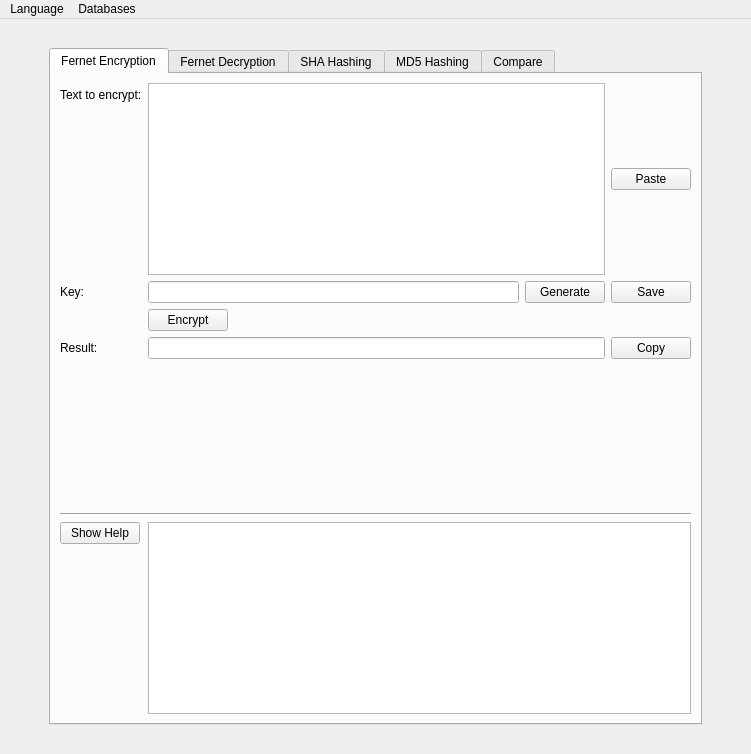
<?xml version="1.0" encoding="UTF-8"?>
<ui version="4.0">
 <class>MainWindow</class>
 <widget class="QMainWindow" name="MainWindow">
  <property name="windowModality">
   <enum>Qt::NonModal</enum>
  </property>
  <property name="geometry">
   <rect>
    <x>0</x>
    <y>0</y>
    <width>751</width>
    <height>754</height>
   </rect>
  </property>
  <property name="windowTitle">
   <string>MainWindow</string>
  </property>
  <property name="windowOpacity">
   <double>1.000000000000000</double>
  </property>
  <property name="autoFillBackground">
   <bool>false</bool>
  </property>
  <property name="windowFilePath">
   <string/>
  </property>
  <property name="toolButtonStyle">
   <enum>Qt::ToolButtonIconOnly</enum>
  </property>
  <property name="documentMode">
   <bool>false</bool>
  </property>
  <property name="tabShape">
   <enum>QTabWidget::Rounded</enum>
  </property>
  <property name="dockNestingEnabled">
   <bool>false</bool>
  </property>
  <property name="unifiedTitleAndToolBarOnMac">
   <bool>true</bool>
  </property>
  <widget class="QWidget" name="centralwidget">
   <layout class="QGridLayout" name="gridLayout_3">
    <item row="1" column="0">
     <spacer name="horizontalSpacer">
      <property name="orientation">
       <enum>Qt::Horizontal</enum>
      </property>
      <property name="sizeHint" stdset="0">
       <size>
        <width>40</width>
        <height>20</height>
       </size>
      </property>
     </spacer>
    </item>
    <item row="2" column="1">
     <spacer name="verticalSpacer_2">
      <property name="orientation">
       <enum>Qt::Vertical</enum>
      </property>
      <property name="sizeHint" stdset="0">
       <size>
        <width>20</width>
        <height>20</height>
       </size>
      </property>
     </spacer>
    </item>
    <item row="1" column="2">
     <spacer name="horizontalSpacer_2">
      <property name="orientation">
       <enum>Qt::Horizontal</enum>
      </property>
      <property name="sizeHint" stdset="0">
       <size>
        <width>40</width>
        <height>20</height>
       </size>
      </property>
     </spacer>
    </item>
    <item row="0" column="1">
     <spacer name="verticalSpacer">
      <property name="orientation">
       <enum>Qt::Vertical</enum>
      </property>
      <property name="sizeHint" stdset="0">
       <size>
        <width>20</width>
        <height>20</height>
       </size>
      </property>
     </spacer>
    </item>
    <item row="1" column="1">
     <widget class="QTabWidget" name="tabWidget">
      <property name="enabled">
       <bool>true</bool>
      </property>
      <property name="sizePolicy">
       <sizepolicy hsizetype="Expanding" vsizetype="Expanding">
        <horstretch>1</horstretch>
        <verstretch>1</verstretch>
       </sizepolicy>
      </property>
      <property name="maximumSize">
       <size>
        <width>1000000</width>
        <height>1000000</height>
       </size>
      </property>
      <property name="sizeIncrement">
       <size>
        <width>0</width>
        <height>0</height>
       </size>
      </property>
      <property name="font">
       <font>
        <underline>false</underline>
        <strikeout>false</strikeout>
       </font>
      </property>
      <property name="layoutDirection">
       <enum>Qt::LeftToRight</enum>
      </property>
      <property name="autoFillBackground">
       <bool>false</bool>
      </property>
      <property name="tabPosition">
       <enum>QTabWidget::North</enum>
      </property>
      <property name="tabShape">
       <enum>QTabWidget::Rounded</enum>
      </property>
      <property name="currentIndex">
       <number>0</number>
      </property>
      <property name="elideMode">
       <enum>Qt::ElideRight</enum>
      </property>
      <property name="usesScrollButtons">
       <bool>false</bool>
      </property>
      <property name="documentMode">
       <bool>false</bool>
      </property>
      <property name="tabsClosable">
       <bool>false</bool>
      </property>
      <property name="movable">
       <bool>false</bool>
      </property>
      <property name="tabBarAutoHide">
       <bool>true</bool>
      </property>
      <widget class="QWidget" name="tab_fernet_encrypt">
       <property name="accessibleName">
        <string/>
       </property>
       <attribute name="title">
        <string>Fernet Encryption</string>
       </attribute>
       <layout class="QGridLayout" name="gridLayout_4">
        <item row="0" column="0">
         <layout class="QFormLayout" name="formLayout">
          <property name="sizeConstraint">
           <enum>QLayout::SetDefaultConstraint</enum>
          </property>
          <property name="fieldGrowthPolicy">
           <enum>QFormLayout::ExpandingFieldsGrow</enum>
          </property>
          <item row="0" column="0">
           <widget class="QLabel" name="label_fe">
            <property name="text">
             <string>Text to encrypt:</string>
            </property>
           </widget>
          </item>
          <item row="0" column="1">
           <layout class="QHBoxLayout" name="horizontalLayout_9">
            <item>
             <widget class="QTextEdit" name="textEdit_fe">
              <property name="sizePolicy">
               <sizepolicy hsizetype="Expanding" vsizetype="Expanding">
                <horstretch>0</horstretch>
                <verstretch>0</verstretch>
               </sizepolicy>
              </property>
              <property name="maximumSize">
               <size>
                <width>16777214</width>
                <height>16777214</height>
               </size>
              </property>
              <property name="autoFillBackground">
               <bool>false</bool>
              </property>
              <property name="html">
               <string>&lt;!DOCTYPE HTML PUBLIC &quot;-//W3C//DTD HTML 4.0//EN&quot; &quot;http://www.w3.org/TR/REC-html40/strict.dtd&quot;&gt;
&lt;html&gt;&lt;head&gt;&lt;meta name=&quot;qrichtext&quot; content=&quot;1&quot; /&gt;&lt;style type=&quot;text/css&quot;&gt;
p, li { white-space: pre-wrap; }
&lt;/style&gt;&lt;/head&gt;&lt;body style=&quot; font-family:'.AppleSystemUIFont'; font-size:13pt; font-weight:400; font-style:normal;&quot;&gt;
&lt;p style=&quot;-qt-paragraph-type:empty; margin-top:0px; margin-bottom:0px; margin-left:0px; margin-right:0px; -qt-block-indent:0; text-indent:0px;&quot;&gt;&lt;br /&gt;&lt;/p&gt;&lt;/body&gt;&lt;/html&gt;</string>
              </property>
              <property name="acceptRichText">
               <bool>false</bool>
              </property>
             </widget>
            </item>
            <item>
             <widget class="QPushButton" name="paste_fe">
              <property name="text">
               <string>Paste</string>
              </property>
             </widget>
            </item>
           </layout>
          </item>
          <item row="1" column="0">
           <widget class="QLabel" name="label_2_fe">
            <property name="text">
             <string>Key:</string>
            </property>
           </widget>
          </item>
          <item row="1" column="1">
           <layout class="QHBoxLayout" name="horizontalLayout_3" stretch="0,0,0">
            <property name="sizeConstraint">
             <enum>QLayout::SetDefaultConstraint</enum>
            </property>
            <property name="leftMargin">
             <number>0</number>
            </property>
            <item>
             <widget class="QLineEdit" name="key_fe">
              <property name="minimumSize">
               <size>
                <width>250</width>
                <height>0</height>
               </size>
              </property>
              <property name="maximumSize">
               <size>
                <width>16777214</width>
                <height>16777215</height>
               </size>
              </property>
              <property name="echoMode">
               <enum>QLineEdit::Normal</enum>
              </property>
             </widget>
            </item>
            <item>
             <widget class="QPushButton" name="generate_fe">
              <property name="text">
               <string>Generate</string>
              </property>
             </widget>
            </item>
            <item>
             <widget class="QPushButton" name="save_fe">
              <property name="text">
               <string>Save</string>
              </property>
             </widget>
            </item>
           </layout>
          </item>
          <item row="2" column="1">
           <widget class="QPushButton" name="encrypt_fe">
            <property name="text">
             <string>Encrypt</string>
            </property>
           </widget>
          </item>
          <item row="4" column="0">
           <widget class="QLabel" name="label_3_fe">
            <property name="text">
             <string>Result:</string>
            </property>
           </widget>
          </item>
          <item row="4" column="1">
           <layout class="QHBoxLayout" name="horizontalLayout_4">
            <property name="leftMargin">
             <number>0</number>
            </property>
            <item>
             <widget class="QLineEdit" name="result_fe">
              <property name="minimumSize">
               <size>
                <width>250</width>
                <height>0</height>
               </size>
              </property>
              <property name="readOnly">
               <bool>true</bool>
              </property>
             </widget>
            </item>
            <item>
             <widget class="QPushButton" name="copy_fe">
              <property name="text">
               <string>Copy</string>
              </property>
             </widget>
            </item>
           </layout>
          </item>
          <item row="5" column="1">
           <spacer name="verticalSpacer_3">
            <property name="orientation">
             <enum>Qt::Vertical</enum>
            </property>
            <property name="sizeType">
             <enum>QSizePolicy::Expanding</enum>
            </property>
            <property name="sizeHint" stdset="0">
             <size>
              <width>20</width>
              <height>20</height>
             </size>
            </property>
           </spacer>
          </item>
          <item row="7" column="0" colspan="2">
           <widget class="Line" name="line">
            <property name="orientation">
             <enum>Qt::Horizontal</enum>
            </property>
           </widget>
          </item>
          <item row="9" column="0">
           <widget class="QPushButton" name="help_fe">
            <property name="text">
             <string>Show Help</string>
            </property>
           </widget>
          </item>
          <item row="9" column="1">
           <widget class="QTextEdit" name="helpText_fe">
            <property name="font">
             <font>
              <pointsize>13</pointsize>
             </font>
            </property>
            <property name="readOnly">
             <bool>true</bool>
            </property>
           </widget>
          </item>
         </layout>
        </item>
       </layout>
      </widget>
      <widget class="QWidget" name="tab_fernet_decrypt">
       <attribute name="title">
        <string>Fernet Decryption</string>
       </attribute>
       <layout class="QVBoxLayout" name="verticalLayout">
        <item>
         <layout class="QFormLayout" name="formLayout_2">
          <property name="sizeConstraint">
           <enum>QLayout::SetDefaultConstraint</enum>
          </property>
          <property name="fieldGrowthPolicy">
           <enum>QFormLayout::ExpandingFieldsGrow</enum>
          </property>
          <item row="0" column="0">
           <widget class="QLabel" name="label_3_fd">
            <property name="text">
             <string>Encrypted text:</string>
            </property>
           </widget>
          </item>
          <item row="0" column="1">
           <layout class="QHBoxLayout" name="horizontalLayout_2" stretch="1,0">
            <item>
             <widget class="QLineEdit" name="result_fd">
              <property name="sizePolicy">
               <sizepolicy hsizetype="Fixed" vsizetype="Fixed">
                <horstretch>0</horstretch>
                <verstretch>0</verstretch>
               </sizepolicy>
              </property>
              <property name="minimumSize">
               <size>
                <width>250</width>
                <height>0</height>
               </size>
              </property>
              <property name="maximumSize">
               <size>
                <width>16777214</width>
                <height>16777215</height>
               </size>
              </property>
             </widget>
            </item>
            <item>
             <widget class="QPushButton" name="paste_fd">
              <property name="text">
               <string>Paste</string>
              </property>
             </widget>
            </item>
           </layout>
          </item>
          <item row="2" column="0">
           <widget class="QLabel" name="label_2_fd">
            <property name="text">
             <string>Key:</string>
            </property>
           </widget>
          </item>
          <item row="2" column="1">
           <layout class="QHBoxLayout" name="horizontalLayout_5" stretch="1,0,0">
            <property name="sizeConstraint">
             <enum>QLayout::SetDefaultConstraint</enum>
            </property>
            <property name="leftMargin">
             <number>0</number>
            </property>
            <item>
             <widget class="QLineEdit" name="key_fd">
              <property name="minimumSize">
               <size>
                <width>250</width>
                <height>0</height>
               </size>
              </property>
              <property name="echoMode">
               <enum>QLineEdit::Normal</enum>
              </property>
             </widget>
            </item>
            <item>
             <widget class="QPushButton" name="generate_fd">
              <property name="sizePolicy">
               <sizepolicy hsizetype="Fixed" vsizetype="Fixed">
                <horstretch>0</horstretch>
                <verstretch>0</verstretch>
               </sizepolicy>
              </property>
              <property name="text">
               <string>Generate</string>
              </property>
             </widget>
            </item>
            <item>
             <widget class="QPushButton" name="save_fd">
              <property name="text">
               <string>Save</string>
              </property>
             </widget>
            </item>
           </layout>
          </item>
          <item row="3" column="1">
           <widget class="QPushButton" name="decrypt_fd">
            <property name="text">
             <string>Decrypt</string>
            </property>
           </widget>
          </item>
          <item row="5" column="0">
           <widget class="QLabel" name="label_fd">
            <property name="text">
             <string>Decrypted text:</string>
            </property>
           </widget>
          </item>
          <item row="5" column="1">
           <layout class="QHBoxLayout" name="horizontalLayout_6" stretch="1,0">
            <property name="leftMargin">
             <number>0</number>
            </property>
            <item>
             <widget class="QTextEdit" name="textEdit_fd">
              <property name="sizePolicy">
               <sizepolicy hsizetype="Expanding" vsizetype="Expanding">
                <horstretch>0</horstretch>
                <verstretch>0</verstretch>
               </sizepolicy>
              </property>
              <property name="maximumSize">
               <size>
                <width>16777214</width>
                <height>16777214</height>
               </size>
              </property>
              <property name="readOnly">
               <bool>true</bool>
              </property>
              <property name="acceptRichText">
               <bool>false</bool>
              </property>
             </widget>
            </item>
            <item>
             <widget class="QPushButton" name="copy_fd">
              <property name="sizePolicy">
               <sizepolicy hsizetype="Minimum" vsizetype="Fixed">
                <horstretch>0</horstretch>
                <verstretch>0</verstretch>
               </sizepolicy>
              </property>
              <property name="text">
               <string>Copy</string>
              </property>
             </widget>
            </item>
           </layout>
          </item>
          <item row="6" column="1">
           <spacer name="verticalSpacer_6">
            <property name="orientation">
             <enum>Qt::Vertical</enum>
            </property>
            <property name="sizeHint" stdset="0">
             <size>
              <width>20</width>
              <height>20</height>
             </size>
            </property>
           </spacer>
          </item>
          <item row="8" column="0">
           <widget class="QPushButton" name="help_fd">
            <property name="text">
             <string>Show help</string>
            </property>
           </widget>
          </item>
          <item row="8" column="1">
           <widget class="QTextEdit" name="helpText_fd">
            <property name="font">
             <font>
              <pointsize>13</pointsize>
             </font>
            </property>
            <property name="readOnly">
             <bool>true</bool>
            </property>
           </widget>
          </item>
          <item row="7" column="0" colspan="2">
           <widget class="Line" name="line_2">
            <property name="orientation">
             <enum>Qt::Horizontal</enum>
            </property>
           </widget>
          </item>
         </layout>
        </item>
       </layout>
      </widget>
      <widget class="QWidget" name="tab_sha">
       <attribute name="title">
        <string>SHA Hashing</string>
       </attribute>
       <layout class="QGridLayout" name="gridLayout_7">
        <item row="0" column="0">
         <layout class="QFormLayout" name="formLayout_6">
          <property name="fieldGrowthPolicy">
           <enum>QFormLayout::ExpandingFieldsGrow</enum>
          </property>
          <item row="0" column="0">
           <widget class="QLabel" name="label_sha">
            <property name="text">
             <string>Text to hash:</string>
            </property>
            <property name="wordWrap">
             <bool>false</bool>
            </property>
           </widget>
          </item>
          <item row="0" column="1">
           <layout class="QHBoxLayout" name="horizontalLayout_7" stretch="1,0">
            <item>
             <widget class="QTextEdit" name="textEdit_sha">
              <property name="sizePolicy">
               <sizepolicy hsizetype="Expanding" vsizetype="Expanding">
                <horstretch>0</horstretch>
                <verstretch>0</verstretch>
               </sizepolicy>
              </property>
              <property name="maximumSize">
               <size>
                <width>16777214</width>
                <height>16777214</height>
               </size>
              </property>
              <property name="readOnly">
               <bool>false</bool>
              </property>
             </widget>
            </item>
            <item>
             <layout class="QVBoxLayout" name="verticalLayout_2">
              <item>
               <widget class="QPushButton" name="paste_sha">
                <property name="text">
                 <string>Paste</string>
                </property>
               </widget>
              </item>
             </layout>
            </item>
           </layout>
          </item>
          <item row="1" column="0">
           <widget class="QLabel" name="label_3_sha">
            <property name="text">
             <string>Algorithm:</string>
            </property>
           </widget>
          </item>
          <item row="1" column="1">
           <layout class="QGridLayout" name="gridLayout_5" rowstretch="0,0,0,0" columnstretch="0,0,0" rowminimumheight="0,0,0,0">
            <property name="sizeConstraint">
             <enum>QLayout::SetMinimumSize</enum>
            </property>
            <property name="horizontalSpacing">
             <number>-1</number>
            </property>
            <item row="0" column="1">
             <widget class="QRadioButton" name="radioButton_sha224">
              <property name="sizePolicy">
               <sizepolicy hsizetype="Expanding" vsizetype="Fixed">
                <horstretch>1</horstretch>
                <verstretch>1</verstretch>
               </sizepolicy>
              </property>
              <property name="text">
               <string>SHA-224</string>
              </property>
              <attribute name="buttonGroup">
               <string notr="true">sha_btn_group</string>
              </attribute>
             </widget>
            </item>
            <item row="0" column="0">
             <widget class="QRadioButton" name="radioButton_sha1">
              <property name="sizePolicy">
               <sizepolicy hsizetype="Expanding" vsizetype="Fixed">
                <horstretch>1</horstretch>
                <verstretch>1</verstretch>
               </sizepolicy>
              </property>
              <property name="text">
               <string>SHA-1</string>
              </property>
              <attribute name="buttonGroup">
               <string notr="true">sha_btn_group</string>
              </attribute>
             </widget>
            </item>
            <item row="0" column="2">
             <widget class="QRadioButton" name="radioButton_sha256">
              <property name="sizePolicy">
               <sizepolicy hsizetype="Expanding" vsizetype="Fixed">
                <horstretch>1</horstretch>
                <verstretch>1</verstretch>
               </sizepolicy>
              </property>
              <property name="text">
               <string>SHA-256</string>
              </property>
              <property name="checked">
               <bool>true</bool>
              </property>
              <attribute name="buttonGroup">
               <string notr="true">sha_btn_group</string>
              </attribute>
             </widget>
            </item>
            <item row="3" column="2">
             <widget class="QRadioButton" name="radioButton">
              <property name="sizePolicy">
               <sizepolicy hsizetype="Expanding" vsizetype="Fixed">
                <horstretch>1</horstretch>
                <verstretch>1</verstretch>
               </sizepolicy>
              </property>
              <property name="text">
               <string>SHA3-512</string>
              </property>
              <attribute name="buttonGroup">
               <string notr="true">sha_btn_group</string>
              </attribute>
             </widget>
            </item>
            <item row="1" column="0">
             <widget class="QRadioButton" name="radioButton_sha384">
              <property name="sizePolicy">
               <sizepolicy hsizetype="Expanding" vsizetype="Fixed">
                <horstretch>1</horstretch>
                <verstretch>1</verstretch>
               </sizepolicy>
              </property>
              <property name="text">
               <string>SHA-384</string>
              </property>
              <attribute name="buttonGroup">
               <string notr="true">sha_btn_group</string>
              </attribute>
             </widget>
            </item>
            <item row="1" column="1">
             <widget class="QRadioButton" name="radioButton_sha512">
              <property name="sizePolicy">
               <sizepolicy hsizetype="Expanding" vsizetype="Fixed">
                <horstretch>1</horstretch>
                <verstretch>1</verstretch>
               </sizepolicy>
              </property>
              <property name="text">
               <string>SHA-512</string>
              </property>
              <attribute name="buttonGroup">
               <string notr="true">sha_btn_group</string>
              </attribute>
             </widget>
            </item>
            <item row="1" column="2">
             <widget class="QRadioButton" name="radioButton_4">
              <property name="sizePolicy">
               <sizepolicy hsizetype="Expanding" vsizetype="Fixed">
                <horstretch>1</horstretch>
                <verstretch>1</verstretch>
               </sizepolicy>
              </property>
              <property name="text">
               <string>SHA3-224</string>
              </property>
              <attribute name="buttonGroup">
               <string notr="true">sha_btn_group</string>
              </attribute>
             </widget>
            </item>
            <item row="3" column="0">
             <widget class="QRadioButton" name="radioButton_2">
              <property name="sizePolicy">
               <sizepolicy hsizetype="Expanding" vsizetype="Fixed">
                <horstretch>1</horstretch>
                <verstretch>1</verstretch>
               </sizepolicy>
              </property>
              <property name="text">
               <string>SHA3-256</string>
              </property>
              <attribute name="buttonGroup">
               <string notr="true">sha_btn_group</string>
              </attribute>
             </widget>
            </item>
            <item row="3" column="1">
             <widget class="QRadioButton" name="radioButton_3">
              <property name="sizePolicy">
               <sizepolicy hsizetype="Expanding" vsizetype="Fixed">
                <horstretch>1</horstretch>
                <verstretch>1</verstretch>
               </sizepolicy>
              </property>
              <property name="text">
               <string>SHA3-384</string>
              </property>
              <attribute name="buttonGroup">
               <string notr="true">sha_btn_group</string>
              </attribute>
             </widget>
            </item>
           </layout>
          </item>
          <item row="2" column="1">
           <layout class="QHBoxLayout" name="horizontalLayout_14">
            <item>
             <widget class="QPushButton" name="hash_sha">
              <property name="text">
               <string>Hash</string>
              </property>
             </widget>
            </item>
            <item>
             <widget class="QPushButton" name="file_sha">
              <property name="text">
               <string>Select a file to hash</string>
              </property>
             </widget>
            </item>
           </layout>
          </item>
          <item row="3" column="0">
           <widget class="QLabel" name="label_2_sha">
            <property name="text">
             <string>Result:</string>
            </property>
           </widget>
          </item>
          <item row="3" column="1">
           <layout class="QHBoxLayout" name="horizontalLayout_8" stretch="0,0">
            <property name="sizeConstraint">
             <enum>QLayout::SetDefaultConstraint</enum>
            </property>
            <property name="leftMargin">
             <number>0</number>
            </property>
            <item>
             <widget class="QLineEdit" name="result_sha">
              <property name="minimumSize">
               <size>
                <width>250</width>
                <height>0</height>
               </size>
              </property>
              <property name="readOnly">
               <bool>true</bool>
              </property>
             </widget>
            </item>
            <item>
             <widget class="QPushButton" name="copy_sha">
              <property name="text">
               <string>Copy</string>
              </property>
             </widget>
            </item>
           </layout>
          </item>
          <item row="4" column="0">
           <spacer name="verticalSpacer_8">
            <property name="orientation">
             <enum>Qt::Vertical</enum>
            </property>
            <property name="sizeHint" stdset="0">
             <size>
              <width>20</width>
              <height>20</height>
             </size>
            </property>
           </spacer>
          </item>
          <item row="6" column="0">
           <widget class="QPushButton" name="help_sha">
            <property name="text">
             <string>Show help</string>
            </property>
           </widget>
          </item>
          <item row="6" column="1">
           <widget class="QTextEdit" name="helpText_sha">
            <property name="font">
             <font>
              <pointsize>13</pointsize>
             </font>
            </property>
            <property name="readOnly">
             <bool>true</bool>
            </property>
           </widget>
          </item>
          <item row="5" column="0" colspan="2">
           <widget class="Line" name="line_3">
            <property name="orientation">
             <enum>Qt::Horizontal</enum>
            </property>
           </widget>
          </item>
         </layout>
        </item>
       </layout>
      </widget>
      <widget class="QWidget" name="tab_md5">
       <property name="tabletTracking">
        <bool>false</bool>
       </property>
       <attribute name="title">
        <string>MD5 Hashing</string>
       </attribute>
       <layout class="QGridLayout" name="gridLayout_6">
        <item row="0" column="0">
         <layout class="QFormLayout" name="formLayout_5">
          <property name="fieldGrowthPolicy">
           <enum>QFormLayout::ExpandingFieldsGrow</enum>
          </property>
          <item row="0" column="0">
           <widget class="QLabel" name="label_md5">
            <property name="text">
             <string>Text to hash:</string>
            </property>
           </widget>
          </item>
          <item row="0" column="1">
           <layout class="QHBoxLayout" name="horizontalLayout_10" stretch="1,0">
            <item>
             <widget class="QTextEdit" name="textEdit_md5">
              <property name="sizePolicy">
               <sizepolicy hsizetype="Expanding" vsizetype="Expanding">
                <horstretch>0</horstretch>
                <verstretch>0</verstretch>
               </sizepolicy>
              </property>
              <property name="maximumSize">
               <size>
                <width>16777214</width>
                <height>16777214</height>
               </size>
              </property>
              <property name="readOnly">
               <bool>false</bool>
              </property>
             </widget>
            </item>
            <item>
             <layout class="QVBoxLayout" name="verticalLayout_3">
              <item>
               <widget class="QPushButton" name="paste_md5">
                <property name="text">
                 <string>Paste</string>
                </property>
               </widget>
              </item>
             </layout>
            </item>
           </layout>
          </item>
          <item row="1" column="1">
           <layout class="QHBoxLayout" name="horizontalLayout">
            <item>
             <widget class="QPushButton" name="hash_md5">
              <property name="text">
               <string>Hash</string>
              </property>
             </widget>
            </item>
            <item>
             <widget class="QPushButton" name="file_md5">
              <property name="text">
               <string>Select a file to hash</string>
              </property>
             </widget>
            </item>
           </layout>
          </item>
          <item row="2" column="0">
           <widget class="QLabel" name="label_2_md5">
            <property name="text">
             <string>Result:</string>
            </property>
           </widget>
          </item>
          <item row="2" column="1">
           <layout class="QHBoxLayout" name="horizontalLayout_11" stretch="0,0">
            <property name="sizeConstraint">
             <enum>QLayout::SetDefaultConstraint</enum>
            </property>
            <property name="leftMargin">
             <number>0</number>
            </property>
            <item>
             <widget class="QLineEdit" name="result_md5">
              <property name="minimumSize">
               <size>
                <width>250</width>
                <height>0</height>
               </size>
              </property>
              <property name="readOnly">
               <bool>true</bool>
              </property>
             </widget>
            </item>
            <item>
             <widget class="QPushButton" name="copy_md5">
              <property name="text">
               <string>Copy</string>
              </property>
             </widget>
            </item>
           </layout>
          </item>
          <item row="3" column="1">
           <spacer name="verticalSpacer_4">
            <property name="orientation">
             <enum>Qt::Vertical</enum>
            </property>
            <property name="sizeHint" stdset="0">
             <size>
              <width>20</width>
              <height>40</height>
             </size>
            </property>
           </spacer>
          </item>
          <item row="5" column="0">
           <widget class="QPushButton" name="help_md5">
            <property name="text">
             <string>Show help</string>
            </property>
           </widget>
          </item>
          <item row="5" column="1">
           <widget class="QTextEdit" name="helpText_md5">
            <property name="font">
             <font>
              <pointsize>13</pointsize>
             </font>
            </property>
            <property name="readOnly">
             <bool>true</bool>
            </property>
           </widget>
          </item>
          <item row="4" column="0" colspan="2">
           <widget class="Line" name="line_4">
            <property name="orientation">
             <enum>Qt::Horizontal</enum>
            </property>
           </widget>
          </item>
         </layout>
        </item>
       </layout>
      </widget>
      <widget class="QWidget" name="tab_compare">
       <attribute name="title">
        <string>Compare</string>
       </attribute>
       <layout class="QGridLayout" name="gridLayout_8">
        <item row="0" column="0">
         <layout class="QFormLayout" name="formLayout_3">
          <property name="fieldGrowthPolicy">
           <enum>QFormLayout::ExpandingFieldsGrow</enum>
          </property>
          <item row="0" column="0">
           <widget class="QLabel" name="label_comp">
            <property name="text">
             <string>First text:</string>
            </property>
           </widget>
          </item>
          <item row="0" column="1">
           <layout class="QHBoxLayout" name="horizontalLayout_12">
            <item>
             <widget class="QTextEdit" name="textEdit1_comp">
              <property name="acceptRichText">
               <bool>false</bool>
              </property>
             </widget>
            </item>
            <item>
             <widget class="QPushButton" name="paste1_comp">
              <property name="text">
               <string>Paste</string>
              </property>
             </widget>
            </item>
           </layout>
          </item>
          <item row="1" column="0">
           <widget class="QLabel" name="label_2_comp">
            <property name="text">
             <string>Second text:</string>
            </property>
           </widget>
          </item>
          <item row="1" column="1">
           <layout class="QHBoxLayout" name="horizontalLayout_13">
            <item>
             <widget class="QTextEdit" name="textEdit2_comp">
              <property name="acceptRichText">
               <bool>false</bool>
              </property>
             </widget>
            </item>
            <item>
             <widget class="QPushButton" name="paste2_comp">
              <property name="text">
               <string>Paste</string>
              </property>
             </widget>
            </item>
           </layout>
          </item>
          <item row="2" column="0">
           <widget class="QLabel" name="label_3_comp">
            <property name="text">
             <string>Result:</string>
            </property>
           </widget>
          </item>
          <item row="2" column="1">
           <widget class="QLineEdit" name="result_comp">
            <property name="sizePolicy">
             <sizepolicy hsizetype="Fixed" vsizetype="Fixed">
              <horstretch>0</horstretch>
              <verstretch>0</verstretch>
             </sizepolicy>
            </property>
            <property name="minimumSize">
             <size>
              <width>0</width>
              <height>0</height>
             </size>
            </property>
            <property name="maximumSize">
             <size>
              <width>100</width>
              <height>16777215</height>
             </size>
            </property>
            <property name="font">
             <font>
              <weight>75</weight>
              <bold>true</bold>
              <strikeout>false</strikeout>
             </font>
            </property>
            <property name="autoFillBackground">
             <bool>false</bool>
            </property>
            <property name="styleSheet">
             <string notr="true">border: 0; 
background-color: #00000000; 
color: green
</string>
            </property>
            <property name="frame">
             <bool>true</bool>
            </property>
            <property name="readOnly">
             <bool>true</bool>
            </property>
            <property name="placeholderText">
             <string>Same</string>
            </property>
            <property name="clearButtonEnabled">
             <bool>false</bool>
            </property>
           </widget>
          </item>
         </layout>
        </item>
       </layout>
      </widget>
     </widget>
    </item>
   </layout>
  </widget>
  <widget class="QMenuBar" name="menubar">
   <property name="geometry">
    <rect>
     <x>0</x>
     <y>0</y>
     <width>751</width>
     <height>24</height>
    </rect>
   </property>
   <widget class="QMenu" name="menuLanguage">
    <property name="title">
     <string>Language</string>
    </property>
    <addaction name="menuEnglish"/>
    <addaction name="menuRussian"/>
   </widget>
   <widget class="QMenu" name="menuDatabases">
    <property name="title">
     <string>Databases</string>
    </property>
    <widget class="QMenu" name="menuFernet_keys">
     <property name="tearOffEnabled">
      <bool>false</bool>
     </property>
     <property name="title">
      <string>Fernet keys</string>
     </property>
     <addaction name="show_keys_db"/>
     <addaction name="clear_keys_db"/>
     <addaction name="export_db"/>
    </widget>
    <addaction name="menuFernet_keys"/>
   </widget>
   <addaction name="menuLanguage"/>
   <addaction name="menuDatabases"/>
  </widget>
  <action name="menuEnglish">
   <property name="checkable">
    <bool>true</bool>
   </property>
   <property name="checked">
    <bool>true</bool>
   </property>
   <property name="text">
    <string>English</string>
   </property>
  </action>
  <action name="menuRussian">
   <property name="checkable">
    <bool>true</bool>
   </property>
   <property name="text">
    <string>Русский</string>
   </property>
  </action>
  <action name="show_keys_db">
   <property name="text">
    <string>Show all keys</string>
   </property>
  </action>
  <action name="clear_keys_db">
   <property name="text">
    <string>Delete saved keys</string>
   </property>
  </action>
  <action name="export_db">
   <property name="text">
    <string>Export to CSV</string>
   </property>
  </action>
 </widget>
 <resources/>
 <connections/>
 <buttongroups>
  <buttongroup name="sha_btn_group"/>
 </buttongroups>
</ui>
